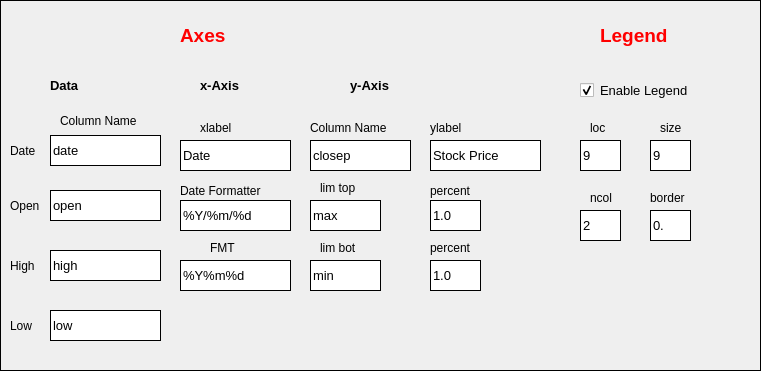
   <widget class="QFrame" name="frame_2">
    <property name="geometry">
     <rect>
      <x>10</x>
      <y>390</y>
      <width>761</width>
      <height>371</height>
     </rect>
    </property>
    <property name="styleSheet">
     <string notr="true">border:1px solid black</string>
    </property>
    <property name="frameShape">
     <enum>QFrame::StyledPanel</enum>
    </property>
    <property name="frameShadow">
     <enum>QFrame::Raised</enum>
    </property>
    <widget class="QLabel" name="label_19">
     <property name="geometry">
      <rect>
       <x>50</x>
       <y>70</y>
       <width>81</width>
       <height>31</height>
      </rect>
     </property>
     <property name="font">
      <font>
       <pointsize>10</pointsize>
       <weight>75</weight>
       <bold>true</bold>
      </font>
     </property>
     <property name="styleSheet">
      <string notr="true">border:none</string>
     </property>
     <property name="text">
      <string>Data</string>
     </property>
    </widget>
    <widget class="QLabel" name="label_26">
     <property name="geometry">
      <rect>
       <x>320</x>
       <y>240</y>
       <width>51</width>
       <height>16</height>
      </rect>
     </property>
     <property name="styleSheet">
      <string notr="true">border:none</string>
     </property>
     <property name="text">
      <string>lim bot</string>
     </property>
    </widget>
    <widget class="QLineEdit" name="y_label">
     <property name="geometry">
      <rect>
       <x>430</x>
       <y>140</y>
       <width>111</width>
       <height>31</height>
      </rect>
     </property>
     <property name="font">
      <font>
       <pointsize>10</pointsize>
      </font>
     </property>
     <property name="styleSheet">
      <string notr="true"/>
     </property>
     <property name="text">
      <string>Stock Price</string>
     </property>
    </widget>
    <widget class="QLabel" name="label_27">
     <property name="geometry">
      <rect>
       <x>430</x>
       <y>180</y>
       <width>51</width>
       <height>21</height>
      </rect>
     </property>
     <property name="styleSheet">
      <string notr="true">border:none</string>
     </property>
     <property name="text">
      <string>percent</string>
     </property>
    </widget>
    <widget class="QLineEdit" name="y_bot">
     <property name="geometry">
      <rect>
       <x>310</x>
       <y>260</y>
       <width>71</width>
       <height>31</height>
      </rect>
     </property>
     <property name="font">
      <font>
       <pointsize>10</pointsize>
      </font>
     </property>
     <property name="styleSheet">
      <string notr="true"/>
     </property>
     <property name="text">
      <string>min</string>
     </property>
    </widget>
    <widget class="QLineEdit" name="candle_low">
     <property name="geometry">
      <rect>
       <x>50</x>
       <y>310</y>
       <width>111</width>
       <height>31</height>
      </rect>
     </property>
     <property name="font">
      <font>
       <pointsize>10</pointsize>
      </font>
     </property>
     <property name="styleSheet">
      <string notr="true"/>
     </property>
     <property name="text">
      <string>low</string>
     </property>
    </widget>
    <widget class="QLabel" name="label_61">
     <property name="geometry">
      <rect>
       <x>60</x>
       <y>110</y>
       <width>101</width>
       <height>21</height>
      </rect>
     </property>
     <property name="styleSheet">
      <string notr="true">border:none</string>
     </property>
     <property name="text">
      <string>Column Name</string>
     </property>
    </widget>
    <widget class="QLineEdit" name="y_plot">
     <property name="geometry">
      <rect>
       <x>310</x>
       <y>140</y>
       <width>101</width>
       <height>31</height>
      </rect>
     </property>
     <property name="font">
      <font>
       <pointsize>10</pointsize>
      </font>
     </property>
     <property name="text">
      <string>closep</string>
     </property>
    </widget>
    <widget class="QLineEdit" name="y_percent_bot">
     <property name="geometry">
      <rect>
       <x>430</x>
       <y>260</y>
       <width>51</width>
       <height>31</height>
      </rect>
     </property>
     <property name="font">
      <font>
       <pointsize>10</pointsize>
      </font>
     </property>
     <property name="text">
      <string>1.0</string>
     </property>
    </widget>
    <widget class="QLabel" name="label_17">
     <property name="geometry">
      <rect>
       <x>210</x>
       <y>240</y>
       <width>51</width>
       <height>16</height>
      </rect>
     </property>
     <property name="styleSheet">
      <string notr="true">border:none
</string>
     </property>
     <property name="text">
      <string>FMT</string>
     </property>
    </widget>
    <widget class="QLabel" name="label_30">
     <property name="geometry">
      <rect>
       <x>200</x>
       <y>120</y>
       <width>51</width>
       <height>16</height>
      </rect>
     </property>
     <property name="styleSheet">
      <string notr="true">border:none
</string>
     </property>
     <property name="text">
      <string>xlabel</string>
     </property>
    </widget>
    <widget class="QLineEdit" name="date_formatter">
     <property name="geometry">
      <rect>
       <x>180</x>
       <y>200</y>
       <width>111</width>
       <height>31</height>
      </rect>
     </property>
     <property name="font">
      <font>
       <pointsize>10</pointsize>
      </font>
     </property>
     <property name="styleSheet">
      <string notr="true"/>
     </property>
     <property name="text">
      <string>%Y/%m/%d</string>
     </property>
    </widget>
    <widget class="QLabel" name="label_25">
     <property name="geometry">
      <rect>
       <x>320</x>
       <y>180</y>
       <width>51</width>
       <height>16</height>
      </rect>
     </property>
     <property name="styleSheet">
      <string notr="true">border:none</string>
     </property>
     <property name="text">
      <string>lim top</string>
     </property>
    </widget>
    <widget class="QLabel" name="label_13">
     <property name="geometry">
      <rect>
       <x>310</x>
       <y>120</y>
       <width>101</width>
       <height>16</height>
      </rect>
     </property>
     <property name="styleSheet">
      <string notr="true">border:none</string>
     </property>
     <property name="text">
      <string>Column Name</string>
     </property>
    </widget>
    <widget class="QLineEdit" name="candle_open">
     <property name="geometry">
      <rect>
       <x>50</x>
       <y>190</y>
       <width>111</width>
       <height>31</height>
      </rect>
     </property>
     <property name="font">
      <font>
       <pointsize>10</pointsize>
      </font>
     </property>
     <property name="styleSheet">
      <string notr="true"/>
     </property>
     <property name="text">
      <string>open</string>
     </property>
    </widget>
    <widget class="QLineEdit" name="x_label">
     <property name="geometry">
      <rect>
       <x>180</x>
       <y>140</y>
       <width>111</width>
       <height>31</height>
      </rect>
     </property>
     <property name="font">
      <font>
       <pointsize>10</pointsize>
      </font>
     </property>
     <property name="styleSheet">
      <string notr="true"/>
     </property>
     <property name="text">
      <string>Date</string>
     </property>
    </widget>
    <widget class="QLineEdit" name="candle_date">
     <property name="geometry">
      <rect>
       <x>50</x>
       <y>135</y>
       <width>111</width>
       <height>31</height>
      </rect>
     </property>
     <property name="font">
      <font>
       <pointsize>10</pointsize>
      </font>
     </property>
     <property name="styleSheet">
      <string notr="true"/>
     </property>
     <property name="text">
      <string>date</string>
     </property>
    </widget>
    <widget class="QLineEdit" name="fmt">
     <property name="geometry">
      <rect>
       <x>180</x>
       <y>260</y>
       <width>111</width>
       <height>31</height>
      </rect>
     </property>
     <property name="font">
      <font>
       <pointsize>10</pointsize>
      </font>
     </property>
     <property name="styleSheet">
      <string notr="true"/>
     </property>
     <property name="text">
      <string>%Y%m%d</string>
     </property>
    </widget>
    <widget class="QLabel" name="label_14">
     <property name="geometry">
      <rect>
       <x>200</x>
       <y>70</y>
       <width>81</width>
       <height>31</height>
      </rect>
     </property>
     <property name="font">
      <font>
       <pointsize>10</pointsize>
       <weight>75</weight>
       <bold>true</bold>
      </font>
     </property>
     <property name="styleSheet">
      <string notr="true">border:none</string>
     </property>
     <property name="text">
      <string>x-Axis</string>
     </property>
    </widget>
    <widget class="QLabel" name="label_15">
     <property name="geometry">
      <rect>
       <x>350</x>
       <y>70</y>
       <width>61</width>
       <height>31</height>
      </rect>
     </property>
     <property name="font">
      <font>
       <pointsize>10</pointsize>
       <weight>75</weight>
       <bold>true</bold>
      </font>
     </property>
     <property name="styleSheet">
      <string notr="true">border:none</string>
     </property>
     <property name="text">
      <string>y-Axis</string>
     </property>
    </widget>
    <widget class="QLabel" name="label_21">
     <property name="geometry">
      <rect>
       <x>430</x>
       <y>240</y>
       <width>51</width>
       <height>16</height>
      </rect>
     </property>
     <property name="styleSheet">
      <string notr="true">border:none</string>
     </property>
     <property name="text">
      <string>percent</string>
     </property>
    </widget>
    <widget class="QLineEdit" name="candle_high">
     <property name="geometry">
      <rect>
       <x>50</x>
       <y>250</y>
       <width>111</width>
       <height>31</height>
      </rect>
     </property>
     <property name="font">
      <font>
       <pointsize>10</pointsize>
      </font>
     </property>
     <property name="styleSheet">
      <string notr="true"/>
     </property>
     <property name="text">
      <string>high</string>
     </property>
    </widget>
    <widget class="QLabel" name="label_31">
     <property name="geometry">
      <rect>
       <x>430</x>
       <y>120</y>
       <width>51</width>
       <height>16</height>
      </rect>
     </property>
     <property name="styleSheet">
      <string notr="true">border:none
</string>
     </property>
     <property name="text">
      <string>ylabel</string>
     </property>
    </widget>
    <widget class="QLabel" name="label_28">
     <property name="geometry">
      <rect>
       <x>180</x>
       <y>20</y>
       <width>71</width>
       <height>31</height>
      </rect>
     </property>
     <property name="font">
      <font>
       <pointsize>14</pointsize>
       <weight>75</weight>
       <bold>true</bold>
      </font>
     </property>
     <property name="styleSheet">
      <string notr="true">border:none;color: red;</string>
     </property>
     <property name="text">
      <string>Axes</string>
     </property>
    </widget>
    <widget class="QLabel" name="label_18">
     <property name="geometry">
      <rect>
       <x>180</x>
       <y>180</y>
       <width>91</width>
       <height>21</height>
      </rect>
     </property>
     <property name="styleSheet">
      <string notr="true">border:none
</string>
     </property>
     <property name="text">
      <string>Date Formatter</string>
     </property>
    </widget>
    <widget class="QLineEdit" name="y_top">
     <property name="geometry">
      <rect>
       <x>310</x>
       <y>200</y>
       <width>71</width>
       <height>31</height>
      </rect>
     </property>
     <property name="font">
      <font>
       <pointsize>10</pointsize>
      </font>
     </property>
     <property name="styleSheet">
      <string notr="true"/>
     </property>
     <property name="text">
      <string>max</string>
     </property>
    </widget>
    <widget class="QLineEdit" name="y_percent_top">
     <property name="geometry">
      <rect>
       <x>430</x>
       <y>200</y>
       <width>51</width>
       <height>31</height>
      </rect>
     </property>
     <property name="font">
      <font>
       <pointsize>10</pointsize>
      </font>
     </property>
     <property name="text">
      <string>1.0</string>
     </property>
    </widget>
    <widget class="QLabel" name="label_59">
     <property name="geometry">
      <rect>
       <x>10</x>
       <y>310</y>
       <width>31</width>
       <height>31</height>
      </rect>
     </property>
     <property name="styleSheet">
      <string notr="true">border:none
</string>
     </property>
     <property name="text">
      <string>Low</string>
     </property>
    </widget>
    <widget class="QLabel" name="label_57">
     <property name="geometry">
      <rect>
       <x>10</x>
       <y>195</y>
       <width>31</width>
       <height>21</height>
      </rect>
     </property>
     <property name="styleSheet">
      <string notr="true">border:none
</string>
     </property>
     <property name="text">
      <string>Open</string>
     </property>
    </widget>
    <widget class="QLabel" name="label_58">
     <property name="geometry">
      <rect>
       <x>10</x>
       <y>250</y>
       <width>31</width>
       <height>31</height>
      </rect>
     </property>
     <property name="styleSheet">
      <string notr="true">border:none
</string>
     </property>
     <property name="text">
      <string>High</string>
     </property>
    </widget>
    <widget class="QLabel" name="label_56">
     <property name="geometry">
      <rect>
       <x>10</x>
       <y>140</y>
       <width>31</width>
       <height>21</height>
      </rect>
     </property>
     <property name="styleSheet">
      <string notr="true">border:none
</string>
     </property>
     <property name="text">
      <string>Date</string>
     </property>
    </widget>
    <widget class="QLineEdit" name="legend_border">
     <property name="geometry">
      <rect>
       <x>650</x>
       <y>210</y>
       <width>41</width>
       <height>31</height>
      </rect>
     </property>
     <property name="font">
      <font>
       <pointsize>10</pointsize>
      </font>
     </property>
     <property name="styleSheet">
      <string notr="true"/>
     </property>
     <property name="text">
      <string>0.</string>
     </property>
    </widget>
    <widget class="QLabel" name="label_37">
     <property name="geometry">
      <rect>
       <x>600</x>
       <y>20</y>
       <width>101</width>
       <height>31</height>
      </rect>
     </property>
     <property name="font">
      <font>
       <pointsize>14</pointsize>
       <weight>75</weight>
       <bold>true</bold>
      </font>
     </property>
     <property name="styleSheet">
      <string notr="true">border:none;color: red;</string>
     </property>
     <property name="text">
      <string>Legend</string>
     </property>
    </widget>
    <widget class="QLineEdit" name="legend_size">
     <property name="geometry">
      <rect>
       <x>650</x>
       <y>140</y>
       <width>41</width>
       <height>31</height>
      </rect>
     </property>
     <property name="font">
      <font>
       <pointsize>10</pointsize>
      </font>
     </property>
     <property name="styleSheet">
      <string notr="true"/>
     </property>
     <property name="text">
      <string>9</string>
     </property>
    </widget>
    <widget class="QLabel" name="label_44">
     <property name="geometry">
      <rect>
       <x>590</x>
       <y>190</y>
       <width>31</width>
       <height>16</height>
      </rect>
     </property>
     <property name="styleSheet">
      <string notr="true">border:none
</string>
     </property>
     <property name="text">
      <string>ncol</string>
     </property>
    </widget>
    <widget class="QLineEdit" name="legend_loc">
     <property name="geometry">
      <rect>
       <x>580</x>
       <y>140</y>
       <width>41</width>
       <height>31</height>
      </rect>
     </property>
     <property name="font">
      <font>
       <pointsize>10</pointsize>
      </font>
     </property>
     <property name="styleSheet">
      <string notr="true"/>
     </property>
     <property name="text">
      <string>9</string>
     </property>
    </widget>
    <widget class="QLabel" name="label_38">
     <property name="geometry">
      <rect>
       <x>590</x>
       <y>120</y>
       <width>21</width>
       <height>16</height>
      </rect>
     </property>
     <property name="styleSheet">
      <string notr="true">border:none
</string>
     </property>
     <property name="text">
      <string>loc</string>
     </property>
    </widget>
    <widget class="QLabel" name="label_45">
     <property name="geometry">
      <rect>
       <x>660</x>
       <y>120</y>
       <width>31</width>
       <height>16</height>
      </rect>
     </property>
     <property name="styleSheet">
      <string notr="true">border:none
</string>
     </property>
     <property name="text">
      <string>size</string>
     </property>
    </widget>
    <widget class="QLineEdit" name="legend_ncol">
     <property name="geometry">
      <rect>
       <x>580</x>
       <y>210</y>
       <width>41</width>
       <height>31</height>
      </rect>
     </property>
     <property name="font">
      <font>
       <pointsize>10</pointsize>
      </font>
     </property>
     <property name="styleSheet">
      <string notr="true"/>
     </property>
     <property name="text">
      <string>2</string>
     </property>
    </widget>
    <widget class="QCheckBox" name="check_legend">
     <property name="geometry">
      <rect>
       <x>580</x>
       <y>80</y>
       <width>141</width>
       <height>20</height>
      </rect>
     </property>
     <property name="font">
      <font>
       <pointsize>10</pointsize>
      </font>
     </property>
     <property name="styleSheet">
      <string notr="true">border:none
</string>
     </property>
     <property name="text">
      <string>Enable Legend</string>
     </property>
     <property name="checked">
      <bool>true</bool>
     </property>
    </widget>
    <widget class="QLabel" name="label_46">
     <property name="geometry">
      <rect>
       <x>650</x>
       <y>190</y>
       <width>51</width>
       <height>16</height>
      </rect>
     </property>
     <property name="styleSheet">
      <string notr="true">border:none
</string>
     </property>
     <property name="text">
      <string>border</string>
     </property>
    </widget>
   </widget>
